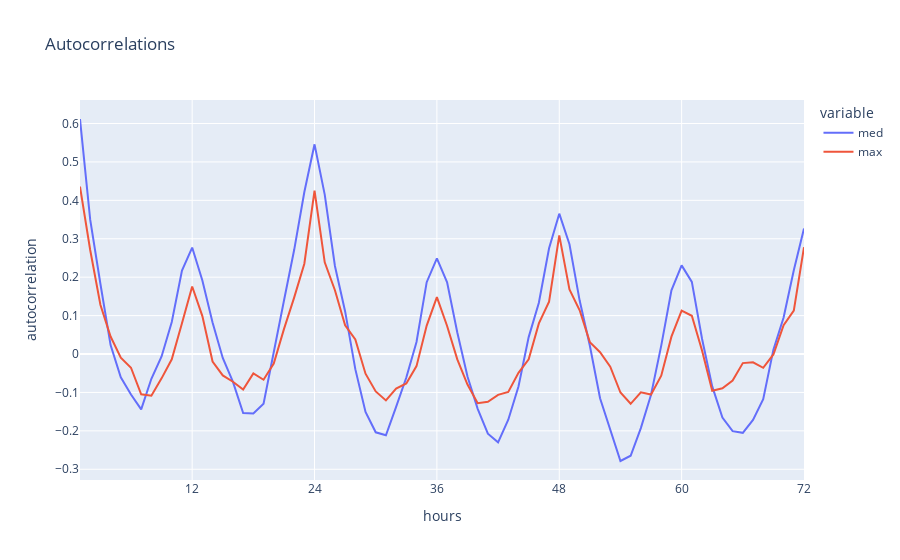

Notebook code for this chart:
### Markdown cell above
### Does the grid frequency follow any typical daily or hourly pattern? 

We start by looking at the autocorrelations, which is the correlation between the variable (grid frequency) and it's shifted amount (1 hour or 1 day or any time window; we use a range below). Note that for each hour, there is a lot happening; the data is at 1hz resolution. So we downsample to the hour by simply taking the mean or max. We lose a lot of resolution this way, but don't need it to get an understanding of these crude patterns.

### Code cell
# Plot the autocorrelation of the 1-hour medians and maxs too look for a pattern
meds = nz.resample('1h').grid_freq_centered.median()
maxs = nz.resample('1h').grid_freq_centered.max()
med_corrs = [meds.autocorr(lag=i) for i in range(1, 73)]
max_corrs = [maxs.autocorr(lag=i) for i in range(1, 73)]
wdf = pd.DataFrame(data={'med': med_corrs, 'max': max_corrs}, index=np.arange(1, 73))
fig = px.line(wdf, labels=dict(index='hours', value='autocorrelation'), title='Autocorrelations')
fig.update_layout(
    xaxis = dict(
        tickmode = 'array',
        tickvals = np.arange(0, 73, 12),
    )
)

### Figure 1 — Plotly figure (JSON) as saved in the notebook; plotly's stock layout.template omitted (floating-point values rounded to 4 significant figures)
{"data": [{"hovertemplate": "variable=med<br>hours=%{x}<br>autocorrelation=%{y}<extra></extra>", "legendgroup": "med", "line": {"color": "#636efa", "dash": "solid"}, "marker": {"symbol": "circle"}, "mode": "lines", "name": "med", "orientation": "v", "showlegend": true, "type": "scatter", "x": [1, 2, 3, 4, 5, 6, 7, 8, 9, 10, 11, 12, 13, 14, 15, 16, 17, 18, 19, 20, 21, 22, 23, 24, 25, 26, 27, 28, 29, 30, 31, 32, 33, 34, 35, 36, 37, 38, 39, 40, 41, 42, 43, 44, 45, 46, 47, 48, 49, 50, 51, 52, 53, 54, 55, 56, 57, 58, 59, 60, 61, 62, 63, 64, 65, 66, 67, 68, 69, 70, 71, 72], "xaxis": "x", "y": [0.6117, 0.3496, 0.1828, 0.02314, -0.0608, -0.1054, -0.144, -0.06449, -0.006513, 0.08325, 0.217, 0.2771, 0.1912, 0.08194, -0.01034, -0.07268, -0.1537, -0.1547, -0.1295, 0.0001788, 0.1387, 0.2706, 0.4217, 0.5458, 0.4149, 0.2292, 0.1108, -0.03944, -0.1509, -0.2038, -0.2116, -0.1374, -0.06131, 0.03129, 0.1869, 0.249, 0.1867, 0.05621, -0.05875, -0.1426, -0.2075, -0.2298, -0.1709, -0.08467, 0.044, 0.1333, 0.2751, 0.3652, 0.2857, 0.1391, 0.02157, -0.1152, -0.1959, -0.2785, -0.2648, -0.1928, -0.1061, 0.02194, 0.1658, 0.2307, 0.1877, 0.03974, -0.08435, -0.1653, -0.2008, -0.2051, -0.1717, -0.1178, 0.01138, 0.09491, 0.2181, 0.3266], "yaxis": "y"}, {"hovertemplate": "variable=max<br>hours=%{x}<br>autocorrelation=%{y}<extra></extra>", "legendgroup": "max", "line": {"color": "#EF553B", "dash": "solid"}, "marker": {"symbol": "circle"}, "mode": "lines", "name": "max", "orientation": "v", "showlegend": true, "type": "scatter", "x": [1, 2, 3, 4, 5, 6, 7, 8, 9, 10, 11, 12, 13, 14, 15, 16, 17, 18, 19, 20, 21, 22, 23, 24, 25, 26, 27, 28, 29, 30, 31, 32, 33, 34, 35, 36, 37, 38, 39, 40, 41, 42, 43, 44, 45, 46, 47, 48, 49, 50, 51, 52, 53, 54, 55, 56, 57, 58, 59, 60, 61, 62, 63, 64, 65, 66, 67, 68, 69, 70, 71, 72], "xaxis": "x", "y": [0.4357, 0.2707, 0.1284, 0.04556, -0.009346, -0.0357, -0.1049, -0.1085, -0.06338, -0.0137, 0.07987, 0.1758, 0.09861, -0.01952, -0.05574, -0.07213, -0.09244, -0.05064, -0.06694, -0.02491, 0.06475, 0.1466, 0.2351, 0.4251, 0.2386, 0.1661, 0.07487, 0.03767, -0.05116, -0.09745, -0.1207, -0.08985, -0.07655, -0.03154, 0.07412, 0.1482, 0.07281, -0.01404, -0.07953, -0.1282, -0.1243, -0.1064, -0.0986, -0.04907, -0.01382, 0.07979, 0.1364, 0.3089, 0.1683, 0.1138, 0.03087, 0.004583, -0.03296, -0.1002, -0.1296, -0.0996, -0.1056, -0.05631, 0.04517, 0.1129, 0.09941, 0.009395, -0.09549, -0.08917, -0.06912, -0.02363, -0.02156, -0.03582, -0.0012, 0.07521, 0.1127, 0.2779], "yaxis": "y"}], "layout": {"legend": {"title": {"text": "variable"}, "tracegroupgap": 0}, "title": {"text": "Autocorrelations"}, "xaxis": {"anchor": "y", "domain": [0, 1], "tickmode": "array", "tickvals": [0, 12, 24, 36, 48, 60, 72], "title": {"text": "hours"}}, "yaxis": {"anchor": "x", "domain": [0, 1], "title": {"text": "autocorrelation"}}}}
